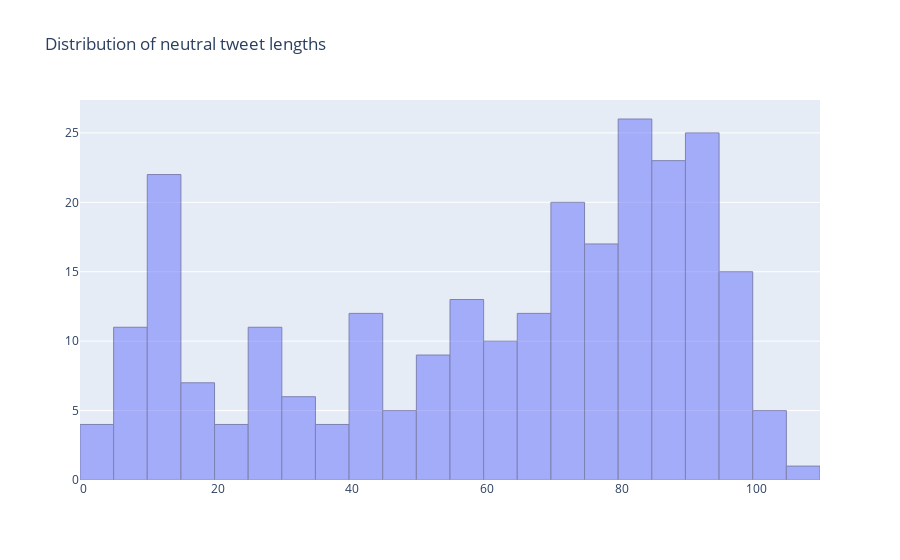
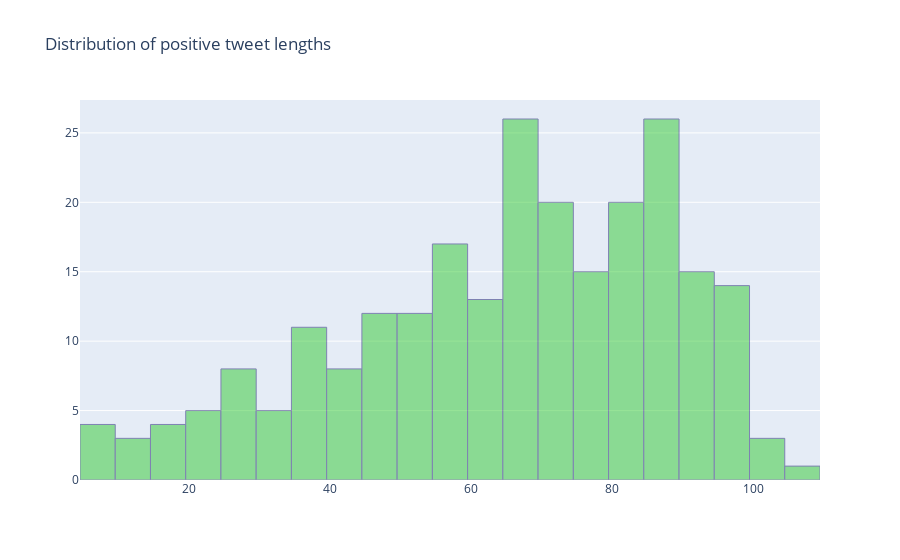
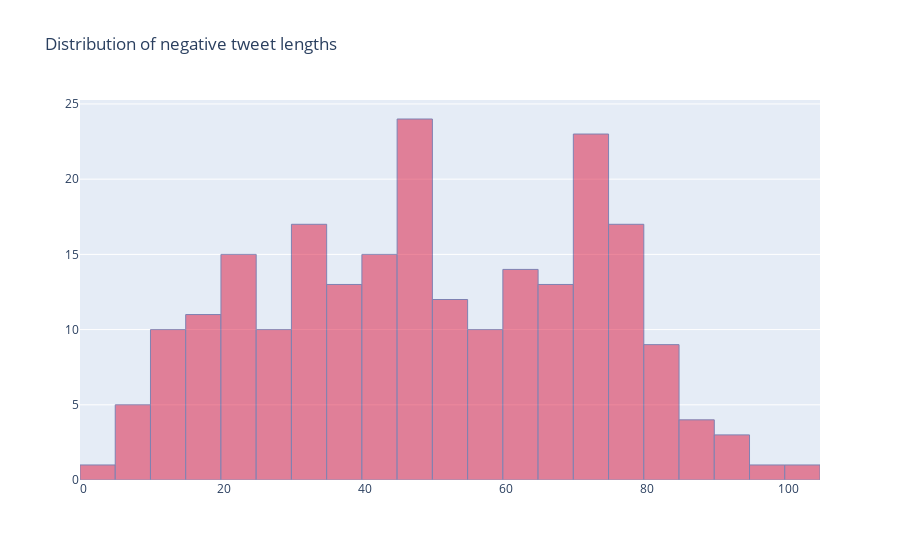

The notebook cell saved with these charts, in order:
### Code cell
neutral = df_train[df_train['Label'] == 0]
positive = df_train[df_train['Label'] == 1]
negative = df_train[df_train['Label'] == -1]

x1 = neutral['Text_len']
x2 = positive['Text_len']
x3 = negative['Text_len']

fig = go.Figure(data=[go.Histogram(x=x1,
                                   marker_line_width=1, 
                                   marker_line_color="midnightblue", 
                                   xbins_size = 5, 
                                   opacity = 0.5)])

fig.update_layout(title_text='Distribution of neutral tweet lengths')
fig.show()

fig = go.Figure(data=[go.Histogram(x=x2,
                                   marker_line_width=1, 
                                   marker_color='rgb(50,202,50)', 
                                   xbins_size = 5, 
                                   marker_line_color="midnightblue", 
                                   opacity = 0.5)])

fig.update_layout(title_text='Distribution of positive tweet lengths')
fig.show()

fig = go.Figure(data=[go.Histogram(x=x3,
                                   marker_line_width=1, 
                                   marker_color='crimson', 
                                   xbins_size = 5, 
                                   marker_line_color="midnightblue", 
                                   opacity = 0.5)])

fig.update_layout(title_text='Distribution of negative tweet lengths')
fig.show()

### Figure 1 — Plotly figure (JSON) as saved in the notebook; plotly's stock layout.template omitted (floating-point values rounded to 4 significant figures; data arrays with more than 128 entries replaced by an {"elided": "..."} marker saying what was removed)
{"data": [{"marker": {"line": {"color": "midnightblue", "width": 1}}, "opacity": 0.5, "type": "histogram", "x": {"elided": "262 int values"}, "xbins": {"size": 5}}], "layout": {"title": {"text": "Distribution of neutral tweet lengths"}}}

### Figure 2 — Plotly figure (JSON) as saved in the notebook; plotly's stock layout.template omitted (floating-point values rounded to 4 significant figures; data arrays with more than 128 entries replaced by an {"elided": "..."} marker saying what was removed)
{"data": [{"marker": {"color": "rgb(50,202,50)", "line": {"color": "midnightblue", "width": 1}}, "opacity": 0.5, "type": "histogram", "x": {"elided": "242 int values"}, "xbins": {"size": 5}}], "layout": {"title": {"text": "Distribution of positive tweet lengths"}}}

### Figure 3 — Plotly figure (JSON) as saved in the notebook; plotly's stock layout.template omitted (floating-point values rounded to 4 significant figures; data arrays with more than 128 entries replaced by an {"elided": "..."} marker saying what was removed)
{"data": [{"marker": {"color": "crimson", "line": {"color": "midnightblue", "width": 1}}, "opacity": 0.5, "type": "histogram", "x": {"elided": "228 int values"}, "xbins": {"size": 5}}], "layout": {"title": {"text": "Distribution of negative tweet lengths"}}}
